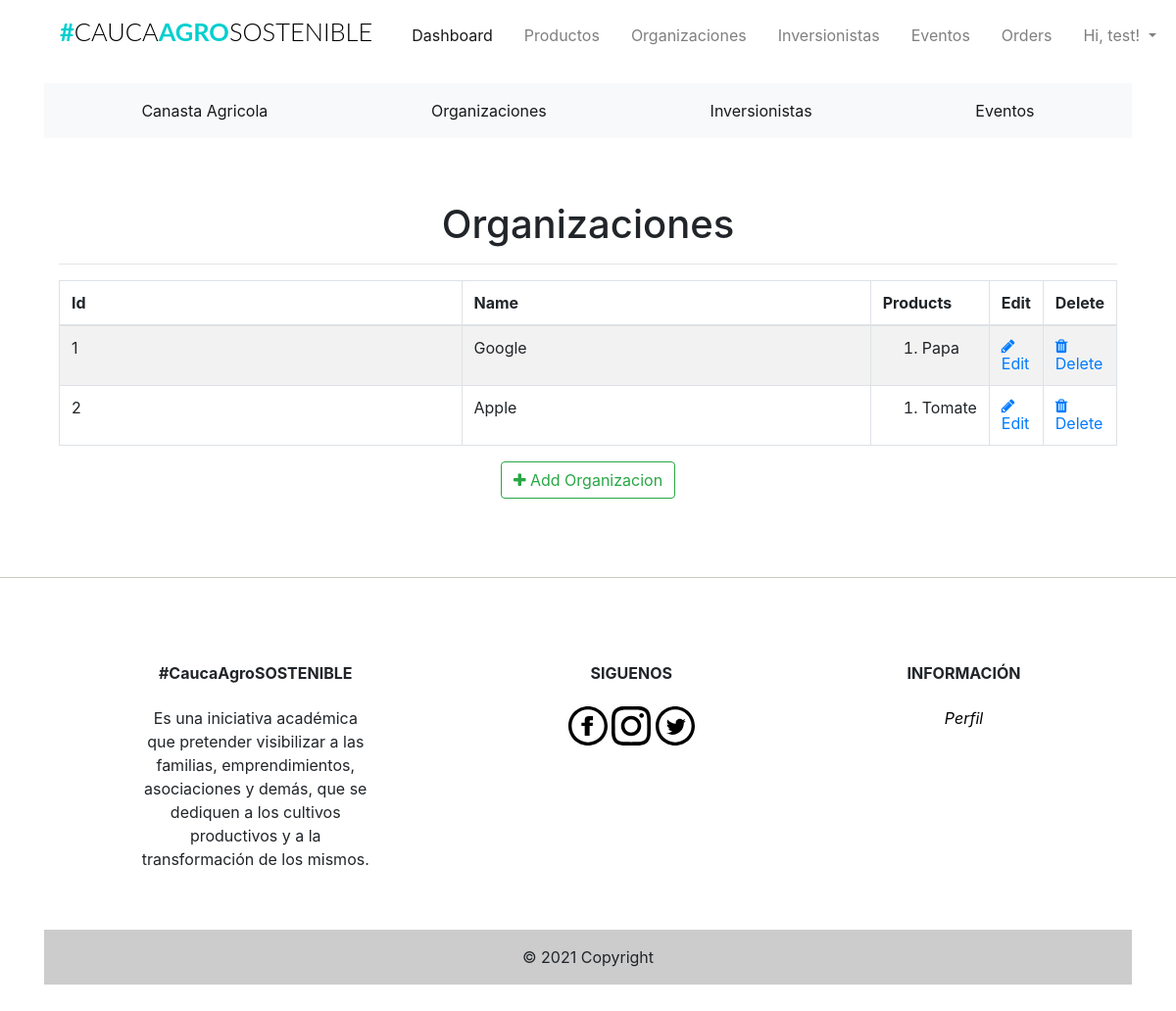
/admin/organizaciones (signed in), run on an earlier commit of the app's database.
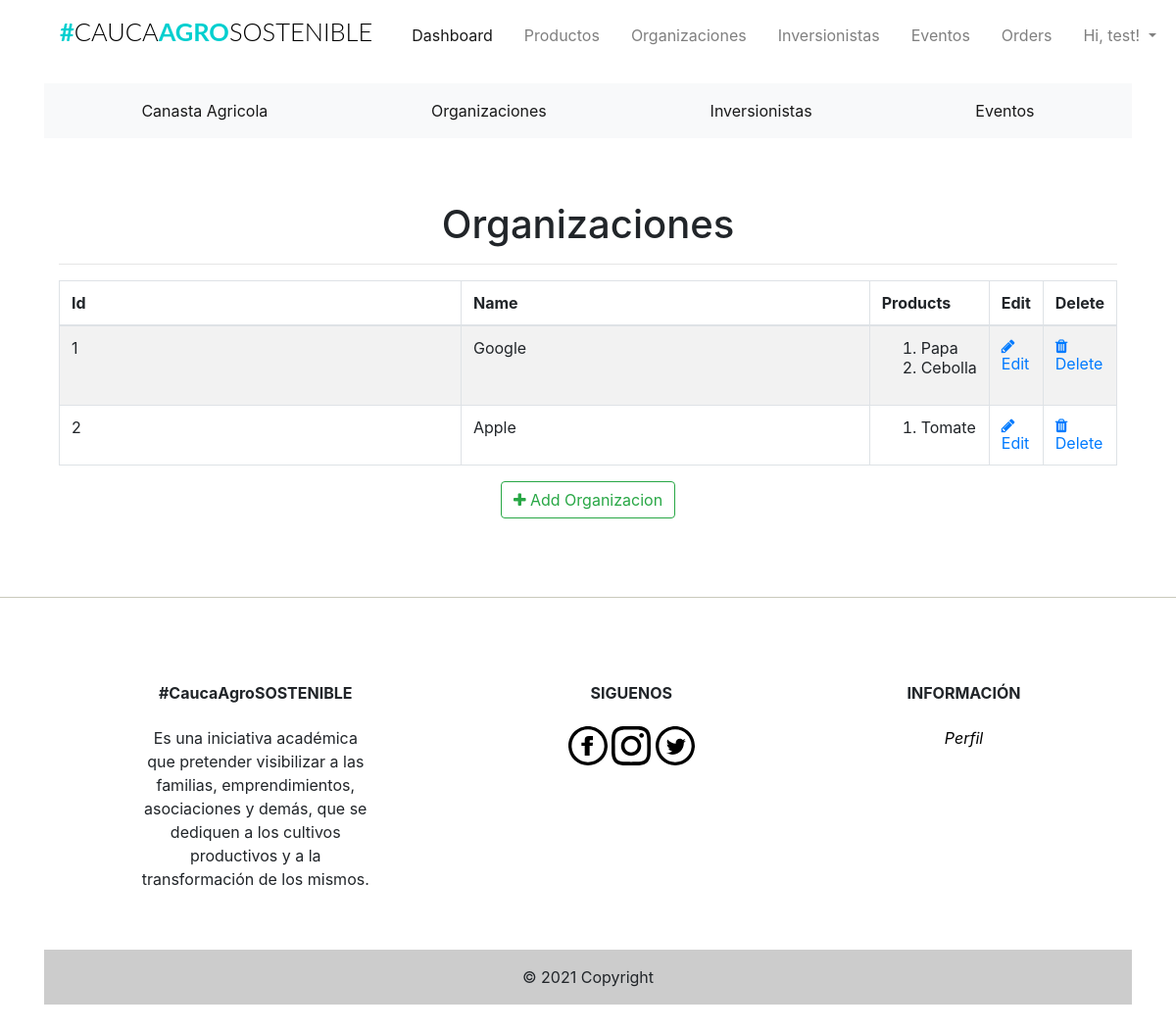
And on a later commit of the database.
### app/models.py (models this page shows, shortened)
class Organizaciones(db.Model):
    __tablename__ = 'organizaciones'
    id = db.Column(db.Integer, primary_key=True)
    organizacion_name = db.Column(db.String(20), index=True)
    organizacion_image = db.Column(db.String(120))
    organizacion_location = db.Column(db.String(120))
    organizacion_phone = db.Column(db.String(15))
    product = db.relationship('Products', backref='products_organizaciones')

class Products(db.Model):
    __tablename__ = 'products'
    id = db.Column(db.Integer, primary_key=True)
    product_name = db.Column(db.String(100), index=True)
    product_price = db.Column(db.Integer, index=True)
    product_image = db.Column(db.String(120))
    product_description = db.Column(db.String(200), index=True)
    product_stock = db.Column(db.Integer, index=True)
    product_size = db.Column(db.String(5), index=True)
    promotion = db.Column(db.Boolean, index=True)
    promotion_value = db.Column(db.Integer, index=True)
    organizacion_id = db.Column(db.Integer, db.ForeignKey('organizaciones.id'))
    order = db.relationship(
        'Orders', secondary=association_table, backref='my_orders', lazy='dynamic')

### app/admin/routes.py (the view)
@admin.route('/organizaciones', methods=['GET', 'POST'])
@login_required
def list_organizaciones():
    check_admin()
    organizaciones = Organizaciones.query.all()
    return render_template('admin/organizaciones/organizaciones.html', title="Organizaciones", organizaciones=organizaciones)

### app/admin/routes.py (called while the page is built)
def check_admin():
    if not current_user.is_admin:
        abort(403)

### app/models.py (called while the page is built)
@login_manager.user_loader
def load_user(id):
    return Users.query.get(int(id))

### app/templates/admin/organizaciones/organizaciones.html (shortened to what this page needs)
{% extends "base.html" %}
{% block head %}
<head>
    <link href="//maxcdn.bootstrapcdn.com/font-awesome/4.1.0/css/font-awesome.min.css" rel="stylesheet">
</head>
{%endblock head%}
{% block body %}
<div class="container">
  <div class="outer">
    <div class="middle">
      <div class="inner">
        <br/>
        <br/>
        <h1 style="text-align:center;">Organizaciones</h1>
        {% if organizaciones %}
          <hr class="intro-divider">
            <table class="table table-striped table-bordered">
              <thead>
                <tr>
                  <th width="45%"> Id </th>
                  <th width="45%"> Name </th>
                  <th width="15%"> Products</th>
                  <th width="15%"> Edit </th>
                  <th width="15%"> Delete </th>
                </tr>
              </thead>
              <tbody>
              {% for organizacion in organizaciones %}
                <tr>
                  <td> {{ organizacion.id}} </td>
                  <td> {{ organizacion.organizacion_name}} </td>
                    {% if organizacion.product == [] %}
                    <td>
                      0
                    </td>
                    {% else %}
                  <td>
                      <ol>
                        {% for name in organizacion.product %}
                          <li>
                            {{ name.product_name }}
                          </li>
                          {% endfor %}
                        </ol>
                  </td>
                  {% endif %}
                  <td>
                    <a href="{{ url_for('admin.edit_organizacion', id=organizacion.id) }}">
                      <i class="fa fa-pencil"></i> Edit
                    </a>
                  </td>
                  <td>
                    <a href="{{ url_for('admin.delete_organizacion', id=organizacion.id) }}">
                      <i class="fa fa-trash"></i> Delete
                    </a>
                  </td>
                </tr>
              {% endfor %}
              </tbody>
            </table>
          <div style="text-align: center">
        {% else %}
          <div style="text-align: center">
            <h3> No Organizacion have been added. </h3>
            <hr class="intro-divider">
        {% endif %}
          <a href="{{ url_for('admin.add_organizacion') }}" class="btn btn-outline-success">
            <i class="fa fa-plus"></i>
            Add Organizacion
          </a>
        </div>
      </div>
    </div>
  </div>
</div>
{% endblock %}

What changed in the data, as far as the page shows it:
added Products: product_name "Cebolla", shown under Organizaciones "Google"
